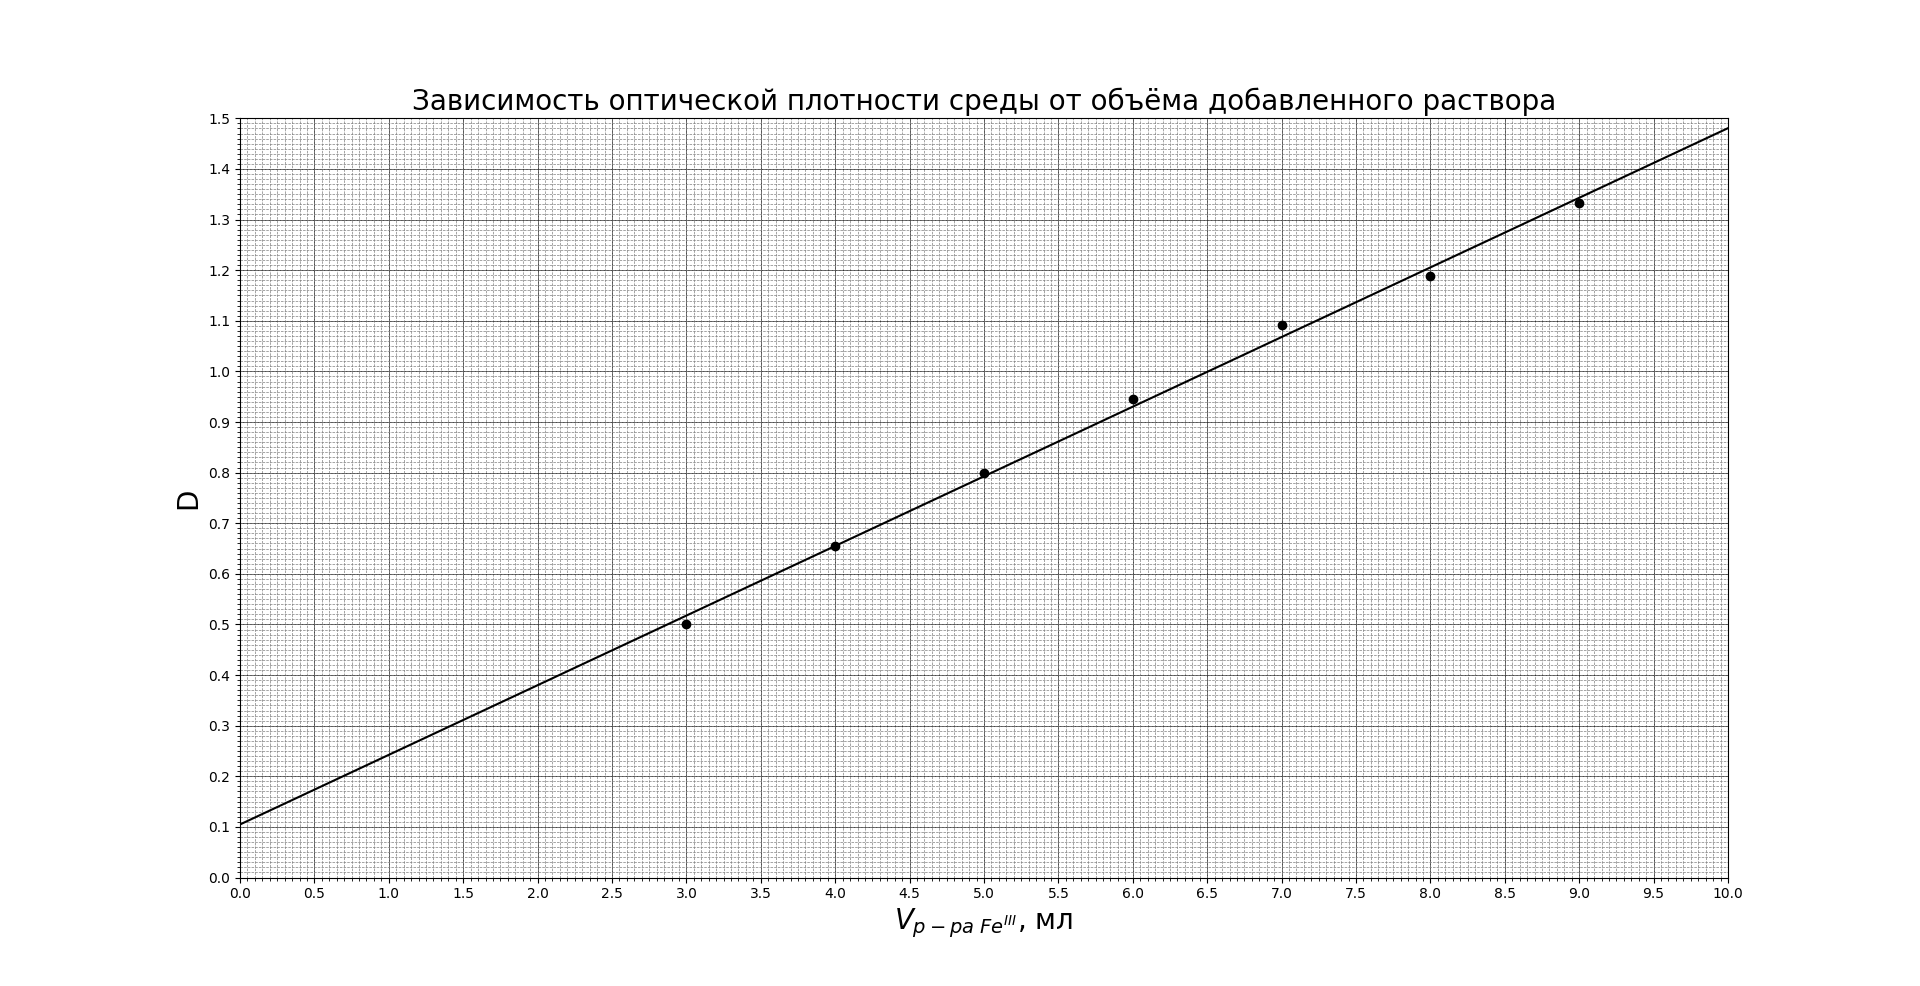

Recreate this plot in Python.
import matplotlib.pyplot as plt
import numpy as np
from matplotlib.ticker import MultipleLocator


def open_file(path):
    inp = open(path, 'r', encoding='utf-8')
    lines = inp.readlines()
    lines_ = []
    for i in range(len(lines)):
        if lines[i] != '\n':
            lines_.append(lines[i])
    lines = lines_
    for i in range(len(lines)):
        lines[i] = [float(x) for x in lines[i].split()]
    return lines


ar = open_file("table1")


x = []
xerr = []
y = []
yerr = []


for p in ar:
    x.append(p[0])
    xerr.append(p[1])
    y.append(p[2])
    yerr.append(p[3])


xminorLocator = MultipleLocator(0.05)
yminorLocator = MultipleLocator(0.01)
xmajorLocator = MultipleLocator(0.5)
ymajorLocator = MultipleLocator(0.1)


ax = plt.subplot()
ax.xaxis.set_minor_locator(xminorLocator)
ax.yaxis.set_minor_locator(yminorLocator)
ax.xaxis.set_major_locator(xmajorLocator)
ax.yaxis.set_major_locator(ymajorLocator)


plt.plot(x, y, 'ko', color='k')
plt.grid(which='major', ls='-', lw=0.5, c='k')
plt.grid(which='minor', ls='--', lw=0.5, c='grey')


a = np.arange(min(x)-10, max(x)+10, 0.001)
p = np.poly1d(np.polyfit(x, y, 1))
plt.plot(a, p(a), color='k')

plt.xlim(0, 10)
plt.ylim(0, 1.5)
plt.title(u"Зависимость оптической плотности среды от объёма добавленного раствора", size=20)
plt.xlabel(r'$V_{р-ра\ Fe^{III}}$, мл', size=20)
plt.ylabel(r'D', size=20)


plt.show()
